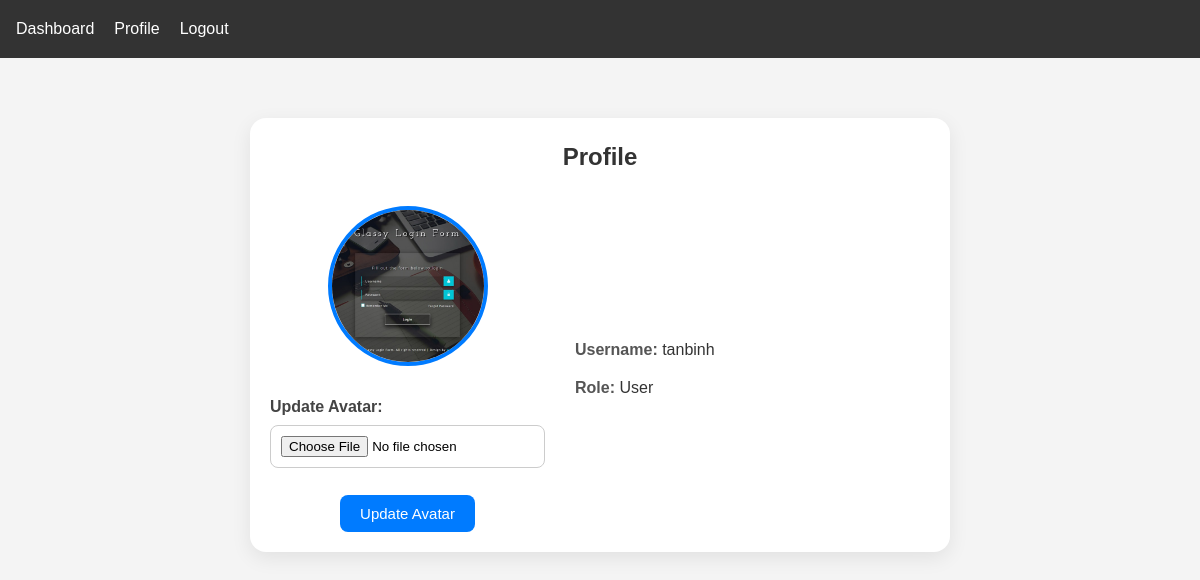
/profile (signed in), run on an earlier commit of the app's database.
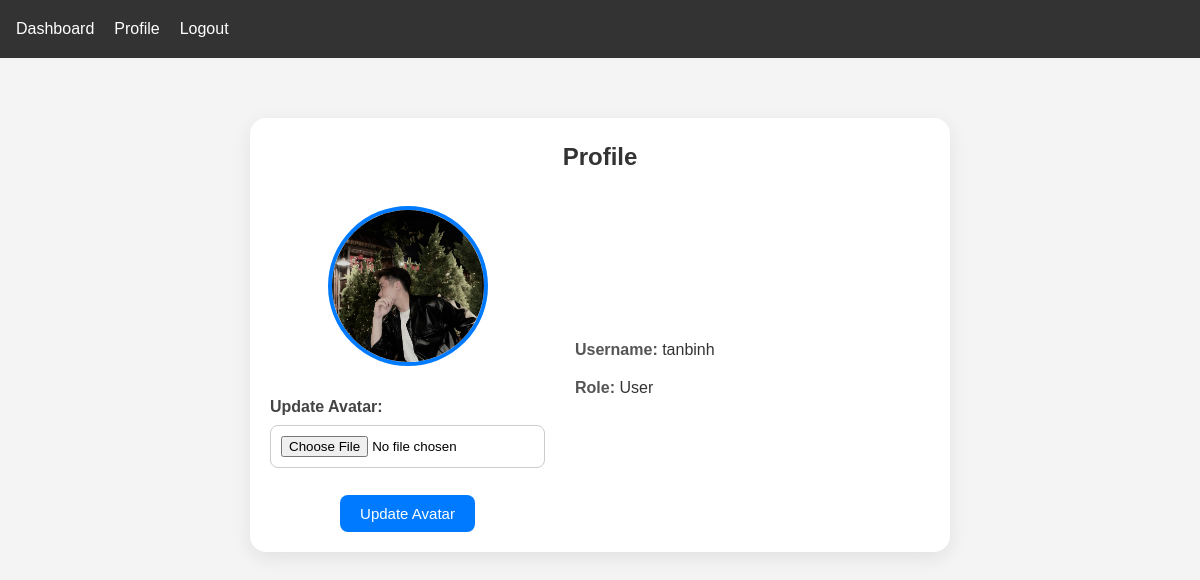
And on a later commit of the database.
### tables this page shows
CREATE TABLE users (
        id INTEGER PRIMARY KEY AUTOINCREMENT,
        username VARCHAR(80) NOT NULL UNIQUE,
        password VARCHAR(120) NOT NULL,
        avatar VARCHAR(200),
        is_admin BOOLEAN DEFAULT 0,
        is_active BOOLEAN DEFAULT 1,
        created_at TIMESTAMP DEFAULT CURRENT_TIMESTAMP
    );

### app.py (the view, shortened to what this page needs)
@app.route('/profile', methods=['GET', 'POST'])
def profile():
    if 'user_id' not in session:
        return redirect(url_for('login'))
    db = get_db()
    user = db.execute('SELECT * FROM users WHERE id = ?',
                     (session['user_id'],)).fetchone()
    return render_template('profile.html', user=user)

### app.py (called while the page is built)
def get_db():
    db = sqlite3.connect(DATABASE)
    db.row_factory = sqlite3.Row
    db.execute('PRAGMA foreign_keys = ON')
    return db

### templates/profile.html (shortened to what this page needs)
{% extends "base.html" %}
{% block content %}
<div class="profile-container">
    <h2>Profile</h2>
    <div class="profile-info">
        <div class="avatar-section">
            {% if user.avatar %}
                <img src="{{ url_for('static', filename='uploads/avatars/' + user.avatar) }}" alt="Avatar" class="avatar">
            {% else %}
                <img src="{{ url_for('static', filename='img/default-avatar.png') }}" alt="Default Avatar" class="avatar">
            {% endif %}
            <form method="POST" enctype="multipart/form-data" class="avatar-form">
                <div class="form-group">
                    <label for="avatar">Update Avatar:</label>
                    <input type="file" id="avatar" name="avatar" accept="image/*">
                </div>
                <button type="submit">Update Avatar</button>
            </form>
        </div>
        <div class="user-info">
            <p><strong>Username:</strong> {{ user.username }}</p>
            <p><strong>Role:</strong> {% if user.is_admin %}Admin{% else %}User{% endif %}</p>
        </div>
    </div>
</div>
{% endblock %}

What changed in the data, as far as the page shows it:
changed users "tanbinh": avatar: a different picture
